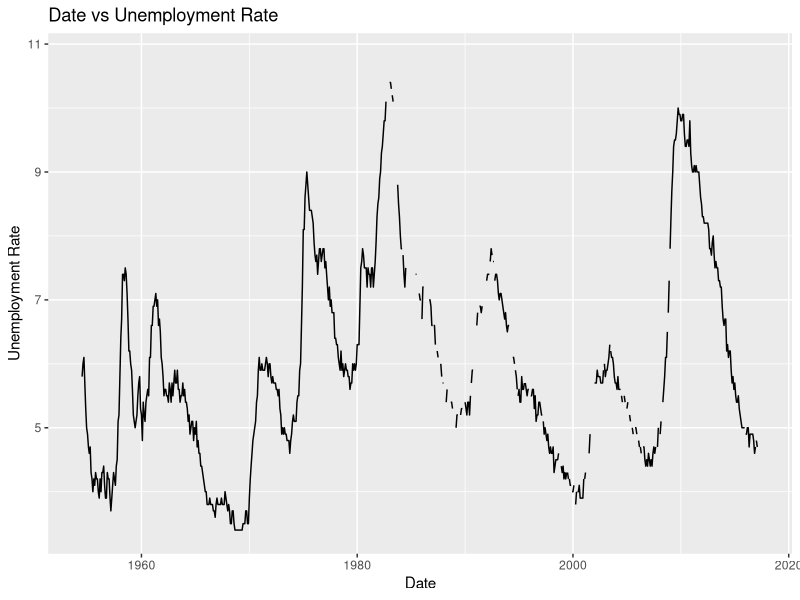
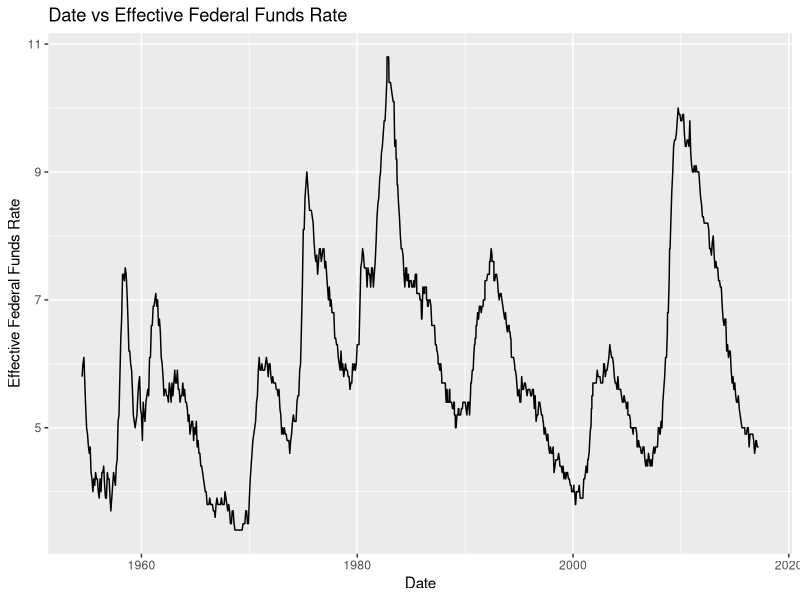
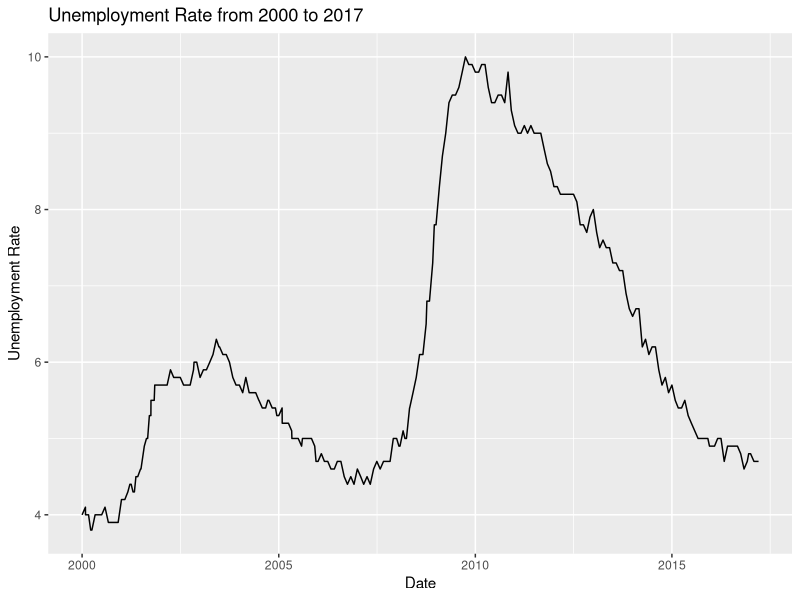

Write R code to recreate these figures, in order.
## ---- chunk 1
#| label: setup
#| warning: false
#| message: false

library(tidyverse)
library(ggplot2)

knitr::opts_chunk$set(echo = TRUE, warning=FALSE, message=FALSE)
## ---- chunk 2
fed_data <- read_csv("_data/FedFundsRate.csv")
fed_data
## ---- chunk 3
summary(fed_data)
## ---- chunk 4
fed_data$Date <- as.Date(with(fed_data,paste(Day,Month,Year,sep="-")),"%d-%m-%Y")
fed_data
## ---- chunk 5
select(fed_data, c('Date','Unemployment Rate'))
## ---- chunk 6
ggplot(fed_data, aes(x=Date, y=fed_data$`Unemployment Rate`)) + 
  geom_line() + 
  xlab("Date") + 
  ylab("Unemployment Rate") + 
  ggtitle("Date vs Unemployment Rate")
## ---- chunk 7
data_filled <- fed_data %>% fill(`Unemployment Rate`, .direction = 'updown')
ggplot(data_filled, aes(x=Date, y=data_filled$`Unemployment Rate`)) + 
  geom_line() + 
  xlab("Date") + 
  ylab("Effective Federal Funds Rate") + 
  ggtitle("Date vs Effective Federal Funds Rate")
## ---- chunk 8
data_filled <- fed_data %>% fill(`Unemployment Rate`, .direction = 'updown')
data_filled %>%
  filter(Year > 1999) %>%
  ggplot(aes(x = Date, y = `Unemployment Rate`)) +
  geom_line() +
  xlab("Date") + 
  ylab("Unemployment Rate") + 
  ggtitle("Unemployment Rate from 2000 to 2017")
